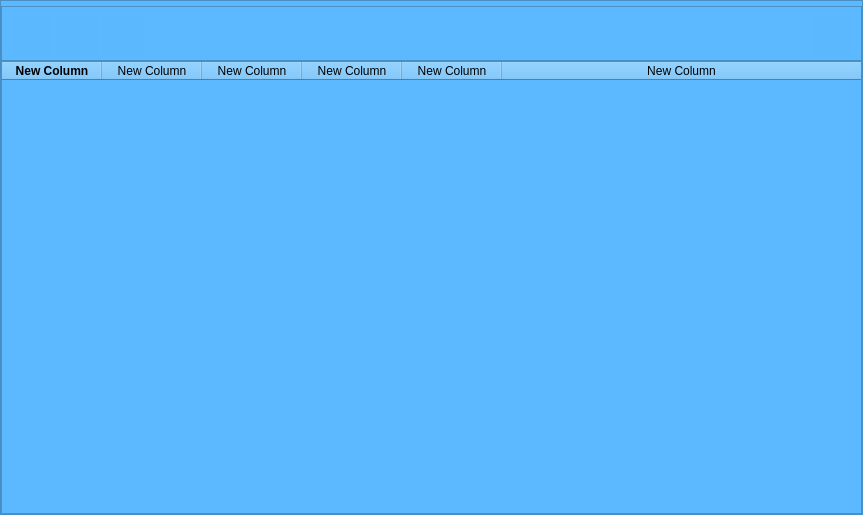
<?xml version="1.0" encoding="UTF-8"?>
<ui version="4.0">
 <class>MainWindow</class>
 <widget class="QMainWindow" name="MainWindow">
  <property name="geometry">
   <rect>
    <x>0</x>
    <y>0</y>
    <width>863</width>
    <height>515</height>
   </rect>
  </property>
  <property name="windowTitle">
   <string>MainWindow</string>
  </property>
  <widget class="QWidget" name="centralwidget">
   <layout class="QGridLayout" name="gridLayout">
    <property name="leftMargin">
     <number>0</number>
    </property>
    <property name="topMargin">
     <number>0</number>
    </property>
    <property name="rightMargin">
     <number>0</number>
    </property>
    <property name="bottomMargin">
     <number>0</number>
    </property>
    <item row="0" column="0">
     <widget class="QFrame" name="frame">
      <property name="styleSheet">
       <string notr="true">background-color: rgb(92, 185, 255);</string>
      </property>
      <property name="frameShape">
       <enum>QFrame::StyledPanel</enum>
      </property>
      <property name="frameShadow">
       <enum>QFrame::Raised</enum>
      </property>
      <layout class="QVBoxLayout" name="verticalLayout_2" stretch="1,0">
       <property name="spacing">
        <number>5</number>
       </property>
       <property name="leftMargin">
        <number>0</number>
       </property>
       <property name="topMargin">
        <number>0</number>
       </property>
       <property name="rightMargin">
        <number>0</number>
       </property>
       <property name="bottomMargin">
        <number>0</number>
       </property>
       <item>
        <widget class="QFrame" name="frame_2">
         <property name="sizePolicy">
          <sizepolicy hsizetype="Expanding" vsizetype="Expanding">
           <horstretch>0</horstretch>
           <verstretch>0</verstretch>
          </sizepolicy>
         </property>
         <property name="minimumSize">
          <size>
           <width>0</width>
           <height>55</height>
          </size>
         </property>
         <property name="maximumSize">
          <size>
           <width>16777215</width>
           <height>45</height>
          </size>
         </property>
         <property name="styleSheet">
          <string notr="true">
Qframe{
background-color: rgb(92, 185, 255);
}

QPushButton{
background-color:#5cb8fe;
border-radius:0px;
}

QPushButton:hover{
background-color:rgb(43, 117, 255);
border-radius:0px;
}

</string>
         </property>
         <property name="frameShape">
          <enum>QFrame::StyledPanel</enum>
         </property>
         <property name="frameShadow">
          <enum>QFrame::Raised</enum>
         </property>
         <layout class="QHBoxLayout" name="horizontalLayout">
          <item>
           <widget class="QPushButton" name="choose_btn">
            <property name="sizePolicy">
             <sizepolicy hsizetype="Preferred" vsizetype="Preferred">
              <horstretch>0</horstretch>
              <verstretch>0</verstretch>
             </sizepolicy>
            </property>
            <property name="minimumSize">
             <size>
              <width>40</width>
              <height>40</height>
             </size>
            </property>
            <property name="layoutDirection">
             <enum>Qt::LeftToRight</enum>
            </property>
            <property name="autoFillBackground">
             <bool>false</bool>
            </property>
            <property name="text">
             <string/>
            </property>
            <property name="icon">
             <iconset>
              <normaloff>Images/folder.png</normaloff>Images/folder.png</iconset>
            </property>
            <property name="iconSize">
             <size>
              <width>40</width>
              <height>40</height>
             </size>
            </property>
            <property name="flat">
             <bool>true</bool>
            </property>
           </widget>
          </item>
          <item>
           <widget class="QPushButton" name="open_btn">
            <property name="sizePolicy">
             <sizepolicy hsizetype="Preferred" vsizetype="Preferred">
              <horstretch>0</horstretch>
              <verstretch>0</verstretch>
             </sizepolicy>
            </property>
            <property name="minimumSize">
             <size>
              <width>40</width>
              <height>40</height>
             </size>
            </property>
            <property name="layoutDirection">
             <enum>Qt::LeftToRight</enum>
            </property>
            <property name="text">
             <string/>
            </property>
            <property name="icon">
             <iconset>
              <normaloff>Images/open.png</normaloff>Images/open.png</iconset>
            </property>
            <property name="iconSize">
             <size>
              <width>40</width>
              <height>40</height>
             </size>
            </property>
           </widget>
          </item>
          <item>
           <widget class="QPushButton" name="study_btn">
            <property name="sizePolicy">
             <sizepolicy hsizetype="Preferred" vsizetype="Preferred">
              <horstretch>0</horstretch>
              <verstretch>0</verstretch>
             </sizepolicy>
            </property>
            <property name="minimumSize">
             <size>
              <width>40</width>
              <height>40</height>
             </size>
            </property>
            <property name="layoutDirection">
             <enum>Qt::LeftToRight</enum>
            </property>
            <property name="text">
             <string/>
            </property>
            <property name="icon">
             <iconset>
              <normaloff>Images/study.png</normaloff>Images/study.png</iconset>
            </property>
            <property name="iconSize">
             <size>
              <width>40</width>
              <height>40</height>
             </size>
            </property>
           </widget>
          </item>
          <item>
           <spacer name="horizontalSpacer">
            <property name="orientation">
             <enum>Qt::Horizontal</enum>
            </property>
            <property name="sizeHint" stdset="0">
             <size>
              <width>635</width>
              <height>20</height>
             </size>
            </property>
           </spacer>
          </item>
          <item>
           <widget class="QPushButton" name="console_btn">
            <property name="sizePolicy">
             <sizepolicy hsizetype="Preferred" vsizetype="Preferred">
              <horstretch>0</horstretch>
              <verstretch>0</verstretch>
             </sizepolicy>
            </property>
            <property name="minimumSize">
             <size>
              <width>40</width>
              <height>40</height>
             </size>
            </property>
            <property name="layoutDirection">
             <enum>Qt::LeftToRight</enum>
            </property>
            <property name="text">
             <string/>
            </property>
            <property name="icon">
             <iconset>
              <normaloff>Images/debug2.png</normaloff>Images/debug2.png</iconset>
            </property>
            <property name="iconSize">
             <size>
              <width>40</width>
              <height>40</height>
             </size>
            </property>
           </widget>
          </item>
         </layout>
        </widget>
       </item>
       <item>
        <widget class="QTableWidget" name="tableWidget">
         <property name="styleSheet">
          <string notr="true">border-image: url(:/Img/Carousel-Background-Image.jpg);</string>
         </property>
         <attribute name="horizontalHeaderCascadingSectionResizes">
          <bool>true</bool>
         </attribute>
         <attribute name="horizontalHeaderStretchLastSection">
          <bool>true</bool>
         </attribute>
         <attribute name="verticalHeaderCascadingSectionResizes">
          <bool>false</bool>
         </attribute>
         <column>
          <property name="text">
           <string>New Column</string>
          </property>
          <property name="font">
           <font>
            <weight>75</weight>
            <bold>true</bold>
           </font>
          </property>
         </column>
         <column>
          <property name="text">
           <string>New Column</string>
          </property>
         </column>
         <column>
          <property name="text">
           <string>New Column</string>
          </property>
         </column>
         <column>
          <property name="text">
           <string>New Column</string>
          </property>
         </column>
         <column>
          <property name="text">
           <string>New Column</string>
          </property>
         </column>
         <column>
          <property name="text">
           <string>New Column</string>
          </property>
         </column>
        </widget>
       </item>
      </layout>
     </widget>
    </item>
   </layout>
  </widget>
 </widget>
 <resources>
  <include location="Images/Imagenes.qrc"/>
 </resources>
 <connections/>
</ui>
